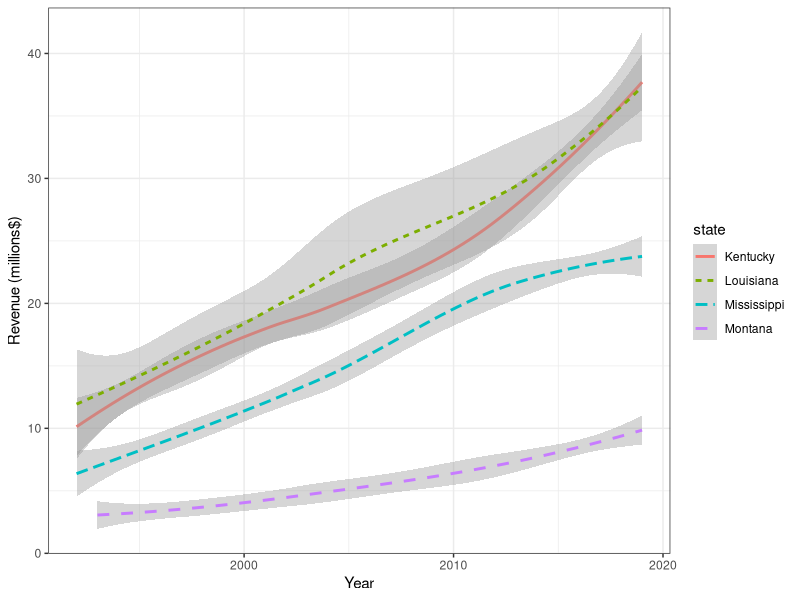

The R script that drew this image:
## ---- chunk 1
knitr::opts_chunk$set(echo = TRUE)
## ---- chunk 2
data = read.csv("finance_data_EMATM0061.csv", header = TRUE)
## ---- chunk 3
dim(data)
## ---- chunk 4
library(tidyverse)
finance_data <- data %>% select(state_year_code,
                                education_expenditure = Details.Education.Education.Total,
                                health_expenditure = Details.Health.Health.Total.Expenditure,
                                transport_expenditure = Details.Transportation.Highways.Highways.Total.Expenditure,
                                totals_revenue = Totals.Revenue,
                                totals_expenditure = Totals.Expenditure)

dim(finance_data)
## ---- chunk 5
head(finance_data%>%select(state_year_code,education_expenditure,health_expenditure),5)
## ---- chunk 6
finance_data <- finance_data %>% mutate(totals_savings = totals_revenue - totals_expenditure)
dim(finance_data)
## ---- chunk 7
head(finance_data%>%select(state_year_code,totals_revenue,totals_expenditure,totals_savings),3)
## ---- chunk 8
finance_data <- finance_data %>% separate(col = "state_year_code",into = c("state","year"), sep = "__", convert = TRUE)
dim(finance_data)
## ---- chunk 9
finance_data <- finance_data %>% mutate(state = str_to_title(state))
head(finance_data%>%select(state, year, totals_revenue, totals_expenditure, totals_savings),3)
## ---- chunk 10
## First, extract the target data and change the unit of "totals_revenue"
four_states_revenue_by_year <- finance_data %>%
  filter(state %in% c("Louisiana", "Montana", "Mississippi", "Kentucky"))%>%
  mutate(totals_revenue_in_mill = totals_revenue/1000000)%>%
  select(state,year,totals_revenue_in_mill)
## Plot the revenue changes of the four states over time
ggplot(four_states_revenue_by_year, aes(x=year, y=totals_revenue_in_mill, color=state, linetype=state))+labs(x="Year", y="Revenue (millions$)")+geom_smooth(method="loess", formula = 'y ~ x')+ theme_bw() 
## ---- chunk 11
get_decade <- function(val){
  temp <- floor(val/10)
  decade<- temp *10
  return(decade)
}
## ---- chunk 12
finance_data <- finance_data%>%mutate(decade = get_decade(year))
dim(finance_data)
## ---- chunk 13
head(finance_data %>% 
       filter(decade == 2000)%>% 
       group_by(state)%>% 
       summarise(mean_average_savings= mean(totals_savings, na.rm=TRUE))%>%
       arrange(desc(mean_average_savings)), 3)
## ---- chunk 14
alaska_summary <- finance_data%>%
  filter(state=="Alaska", decade%in%c(1990,2000,2010))%>%
  group_by(decade)%>%
  summarise(ed_mn = mean(education_expenditure, na.rm = TRUE),
            ed_md = median(education_expenditure, na.rm = TRUE),
            he_mn = mean(health_expenditure, na.rm = TRUE),
            he_md = median(health_expenditure, na.rm = TRUE),
            tr_mn = mean(transport_expenditure, na.rm = TRUE),
            tr_md = median(transport_expenditure, na.rm = TRUE))
alaska_summary  
## ---- chunk 15
impute_by_median <- function(vec){
  med <- median(vec,na.rm = TRUE)
  vec[is.na(vec)] <- med
  return(vec)
}
## ---- chunk 16
idaho_2000 <- finance_data %>% 
  filter(state == "Idaho", decade == 2000)%>%
  select(-c(state,decade))
idaho_2000
  
## ---- chunk 17
idaho_2000_imputed <- idaho_2000 %>% mutate_all(.f=impute_by_median)
head(idaho_2000_imputed%>%select(year,health_expenditure,education_expenditure,totals_savings),5)
